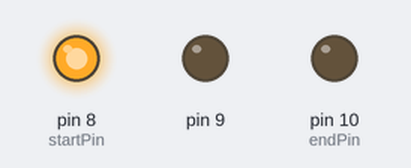
Simulated run of this sketch. Board: Arduino Uno, built with avr-gcc and run on an emulated ATmega328P. Shown: output pins drawn as LEDs (lit = HIGH).

Above: at 0.1 s.
At 1.1 s:
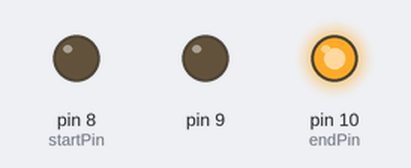
At 2.7 s:
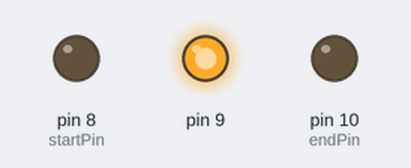
Timing chart, 0 to 3.0 s (numbered marks = the images above):
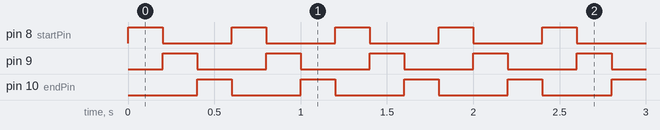

Measured:
- by itself, pin 8 (startPin), pin 9, pin 10 (endPin): alternates HIGH for 0.20 s and LOW for 0.40 s
- by itself, everything shown: repeats every 0.60 s, in 3 steps

The sketch:

LED3_2.ino
```cpp
// 跑馬燈範例程式二

const byte startPin = 8;  // 宣告儲存起始腳位的常數
const byte endPin = 10;   // 宣告儲存結束腳位的常數
byte lightPin = startPin;  // 儲存目前點亮的腳位的變數

void setup() {
  for (byte i = startPin; i <= endPin; i++) {
    pinMode(i, OUTPUT);
  }
}
void loop() {
  for (byte i=startPin; i<=endPin; i++) {
    digitalWrite(i, LOW);
  }
  digitalWrite(lightPin, HIGH);
  if (lightPin < endPin) {
    lightPin ++;
  }
  else {
    lightPin = startPin;
  }
  delay(200);
}
```
